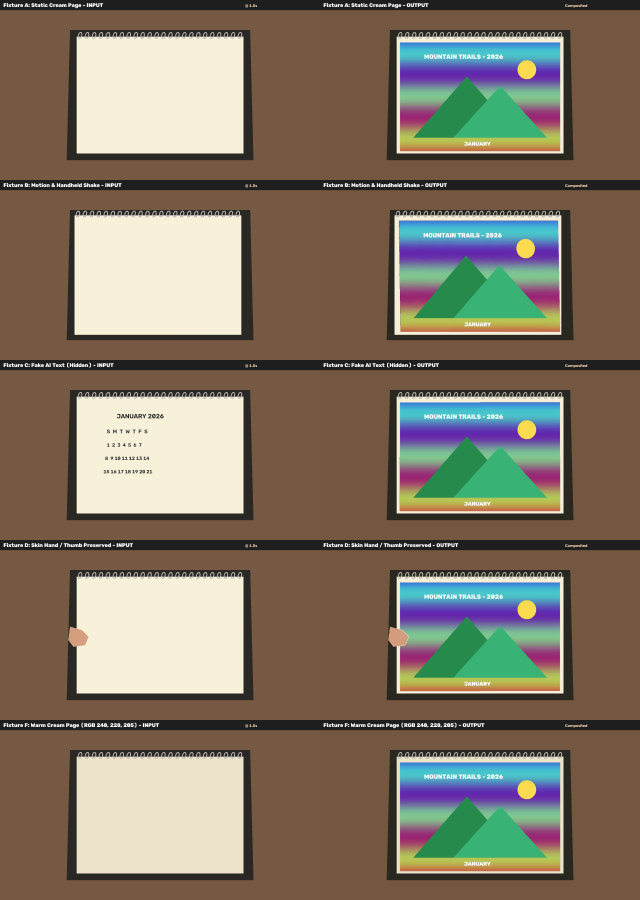
#> input picture tools/calendar-compositor/comparison_grid.png, 1920 x 2700 px (shown at 1/3 size)
$ python -i detector.py   (imports and definitions only)
#> lines starting #> are read from the running program, lines starting #| are printed output that depends on the picture; after the words box and inside, x2 and y2 are one past the last pixel; in counts of white or black regions, pixels touching at a corner belong together
#> further down, picture is the input picture: shape (2700, 1920, 3); mean B, G, R 101.9, 118.8, 130.2
"""Detector module for calendar page quadrilateral and hand detection."""

from __future__ import annotations
import cv2
import numpy as np


# [47 lines left out: functions order_corners, is_valid_quad, not called in this run]


def detect_page_quad(frame: np.ndarray) -> tuple[np.ndarray | None, float]:
    """
    Detects the blank light/cream page quadrilateral in a video frame.
    Returns (ordered_corners, confidence_score) or (None, 0.0).
    """
    frame_h, frame_w = frame.shape[:2]
#> frame_h = 2700; frame_w = 1920
    frame_area = frame_h * frame_w
#> frame_area = 5184000

    gray = cv2.cvtColor(frame, cv2.COLOR_BGR2GRAY)
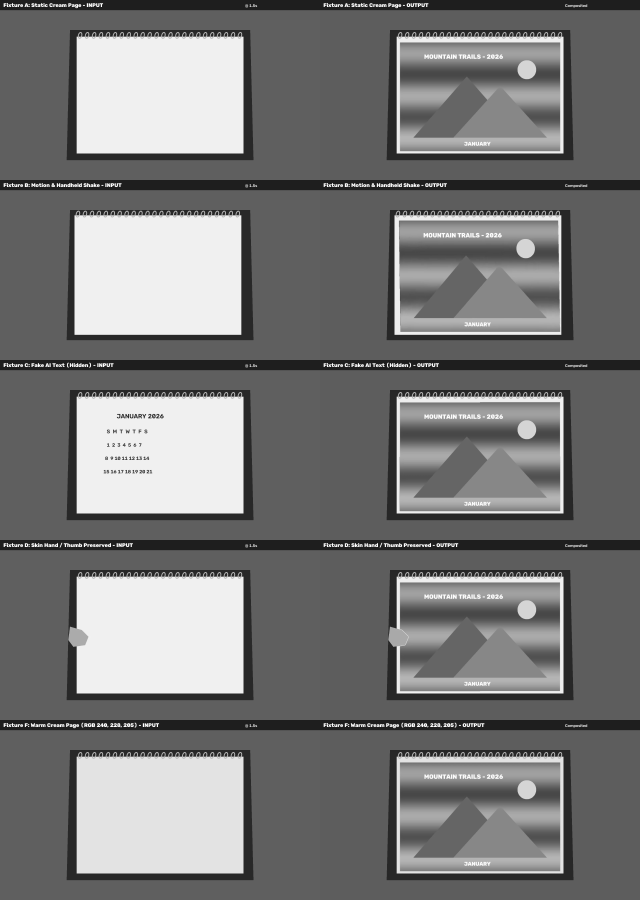
#> gray: shape (2700, 1920) (shown at 1/3 size); min 30, max 255, mean 120.2
    hsv = cv2.cvtColor(frame, cv2.COLOR_BGR2HSV)
#> hsv: shape (2700, 1920, 3); mean H, S, V 26.1, 90.4, 141.2

    # Multi-level threshold search: start with high brightness (cream paper) to avoid spiral binding,
    # then fallback to moderate brightness if needed.
    for thresh_val in (205, 190, 175, 160):
        # Paper brightness & low saturation
        mask_bright = gray >= thresh_val
        mask_sat = hsv[:, :, 1] <= 90
        combined_mask = (mask_bright & mask_sat).astype(np.uint8) * 255

        # Morphological close to bridge small text / inner features
        kernel = cv2.getStructuringElement(cv2.MORPH_RECT, (11, 11))
        closed_mask = cv2.morphologyEx(combined_mask, cv2.MORPH_CLOSE, kernel)

        contours, _ = cv2.findContours(closed_mask, cv2.RETR_EXTERNAL, cv2.CHAIN_APPROX_SIMPLE)
        if not contours:
            continue

        best_cand: np.ndarray | None = None
        best_score = 0.0

        for cnt in contours:
            area = cv2.contourArea(cnt)
            if area < 0.05 * frame_area:
                continue

            hull = cv2.convexHull(cnt)
            peri = cv2.arcLength(hull, True)

            # Try multiple approximation factors to find a 4-vertex quad
            for eps in (0.015, 0.02, 0.025, 0.03, 0.04, 0.05):
                approx = cv2.approxPolyDP(hull, eps * peri, True)
                if len(approx) == 4:
                    ordered = order_corners(approx.reshape(4, 2))
                    if is_valid_quad(ordered, frame_w, frame_h):
                        quad_area = cv2.contourArea(ordered)
                        score = min(1.0, quad_area / (0.5 * frame_area))
                        if score > best_score:
                            best_score = score
                            best_cand = ordered
                    break

        if best_cand is not None and best_score > 0.4:
            return best_cand, float(best_score)
#> this loop made 4 passes
#> pass 1, in detect_page_quad, `mask_bright = gray >= thresh_val`:
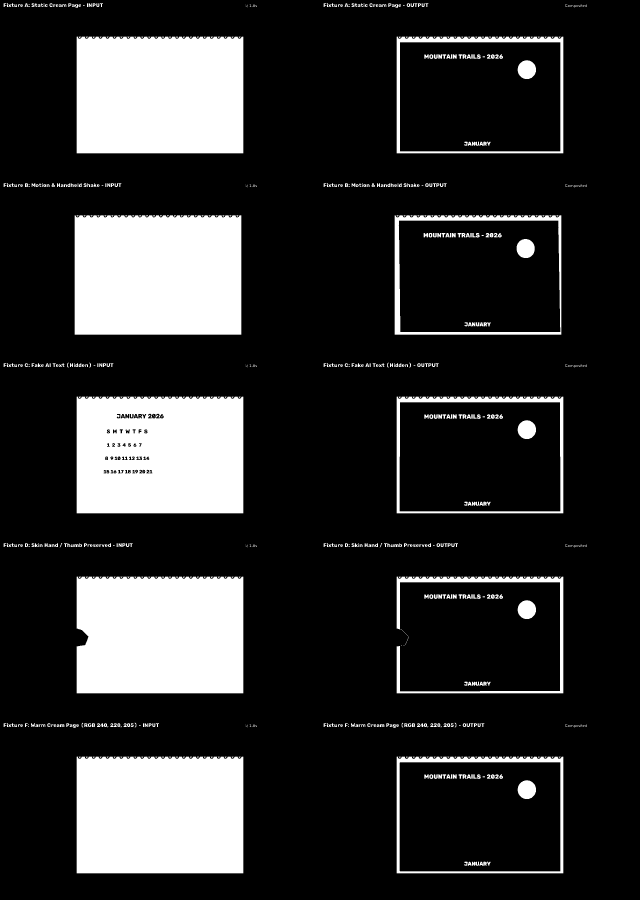
#> mask_bright: shape (2700, 1920) bool (shown at 1/3 size); 19.2% white; 935 white regions (462 under 20 px), largest, box (x1, y1, x2, y2) and area: (224, 646, 724, 1004) 177705, (230, 110, 730, 460) 173704, (230, 2270, 730, 2620) 173678
#> pass 1, in detect_page_quad, `mask_sat = hsv[:, :, 1] <= 90`:
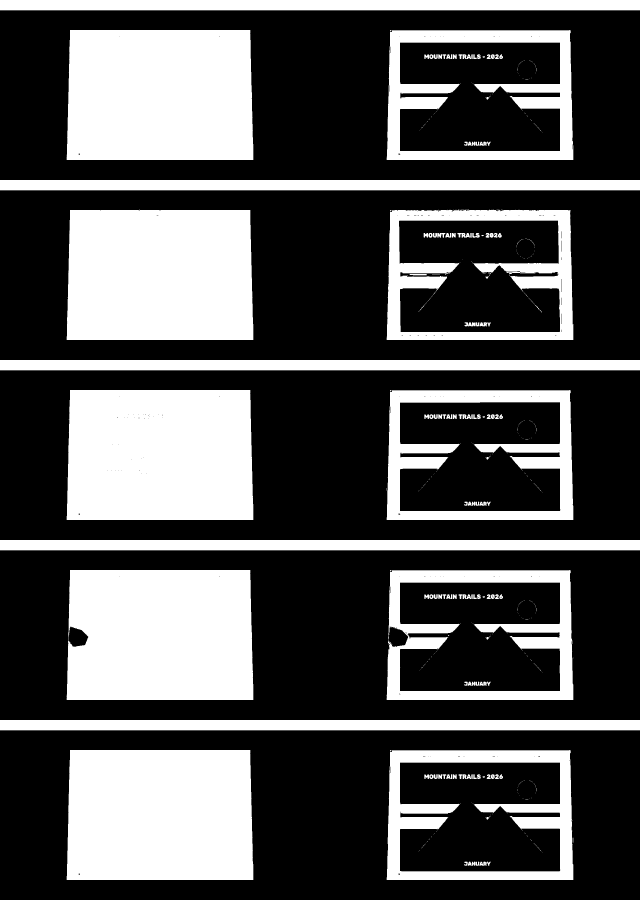
#> mask_sat: shape (2700, 1920) bool (shown at 1/3 size); 34.1% white; 445 white regions (308 under 20 px), largest, box (x1, y1, x2, y2) and area: (200, 2250, 760, 2640) 214590, (200, 90, 760, 480) 214583, (200, 629, 760, 1020) 214551
#> pass 1, in detect_page_quad, `combined_mask = (mask_bright & mask_sat).astype(np.uint8) * 255`:
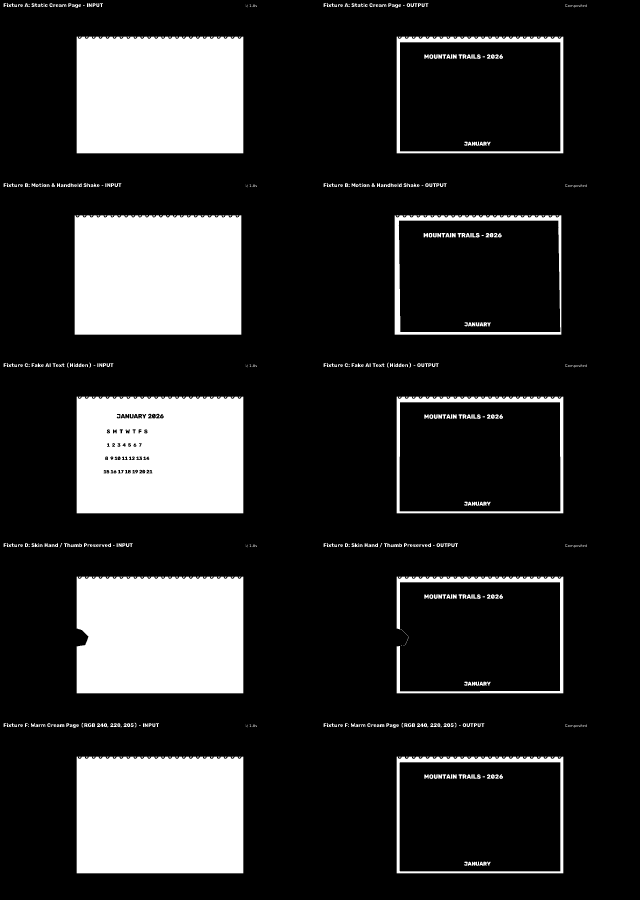
#> combined_mask: shape (2700, 1920) (shown at 1/3 size); 19% white; 930 white regions (462 under 20 px), largest, box (x1, y1, x2, y2) and area: (224, 646, 724, 1004) 177705, (230, 110, 730, 460) 173704, (230, 2270, 730, 2620) 173678
#> pass 1, in detect_page_quad, `closed_mask = cv2.morphologyEx(combined_mask, cv2.MORPH_CLOSE, kernel)`:
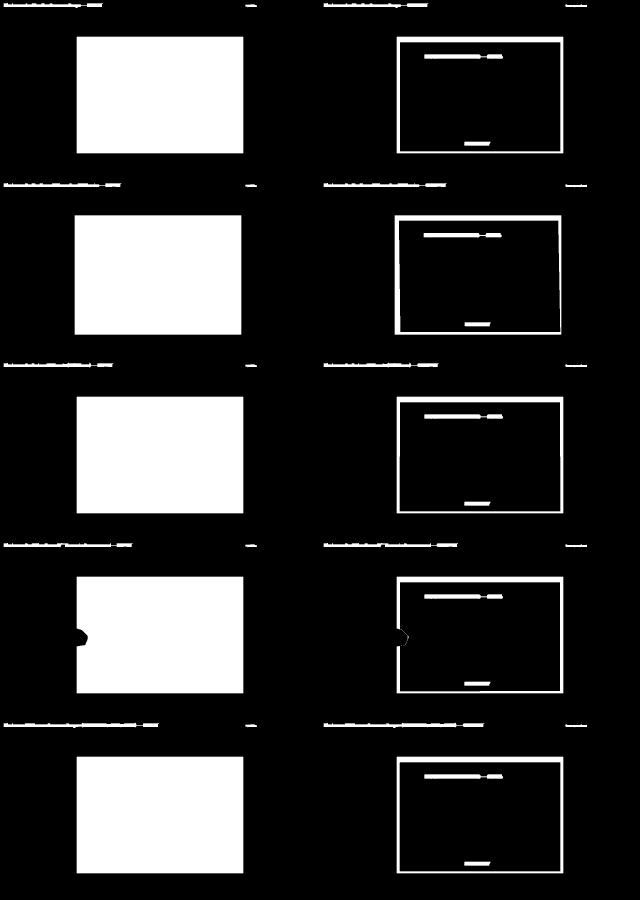
#> closed_mask: shape (2700, 1920) (shown at 1/3 size); 19.7% white; 44 white regions (3 under 20 px), largest, box (x1, y1, x2, y2) and area: (224, 646, 724, 1004) 179000, (230, 110, 730, 460) 175000, (230, 1190, 730, 1540) 175000
#> after the loop:
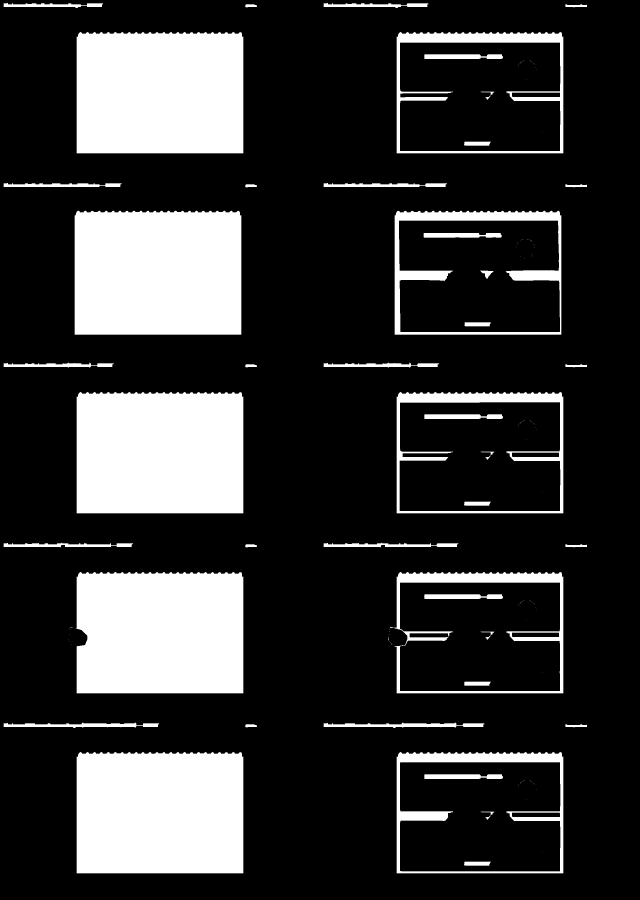
#> closed_mask: shape (2700, 1920) (shown at 1/3 size); 21.5% white; 152 white regions (107 under 20 px), largest, box (x1, y1, x2, y2) and area: (224, 632, 724, 1004) 184295, (230, 96, 730, 460) 180278, (230, 1176, 730, 1540) 180278
#> after the loop:
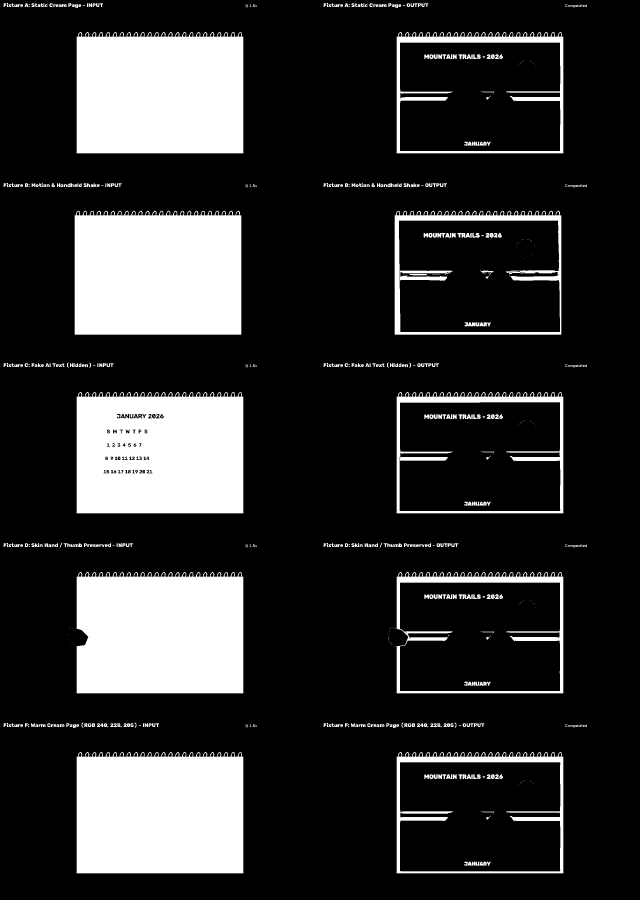
#> combined_mask: shape (2700, 1920) (shown at 1/3 size); 20.2% white; 765 white regions (272 under 20 px), largest, box (x1, y1, x2, y2) and area: (224, 632, 724, 1004) 180664, (230, 96, 730, 460) 176664, (230, 2256, 730, 2620) 176664

    return None, 0.0


class PaperColorModel:
    """Tracks and models calendar page paper color in Lab space."""

    def __init__(self) -> None:
        self.median_lab: np.ndarray | None = None
        self.std_lab: np.ndarray | None = None

    # [123 lines left out: functions update, detect_hand_mask, not called in this run]


# A blank calendar page is bright, near-neutral paper. Measured on a real Muse video: the open blank page scores
# 0.93-0.99 of its interior bright-neutral, the printed front cover <= 0.67, the reviewer's shirt ~0.03 and the page
# merged with a pale wall into one blob 0.78; synthetic fixtures (incl. a page with fake AI text) >= 0.98.
BLANK_MIN_FRACTION = 0.85
_BLANK_MIN_L = 150.0
_BLANK_MAX_CHROMA = 18.0


# [30 lines left out: functions page_blank_fraction, page_is_blank, not called in this run]

>>> import cv2
>>> picture = cv2.imread('comparison_grid.png')
>>> result = detect_page_quad(picture)
